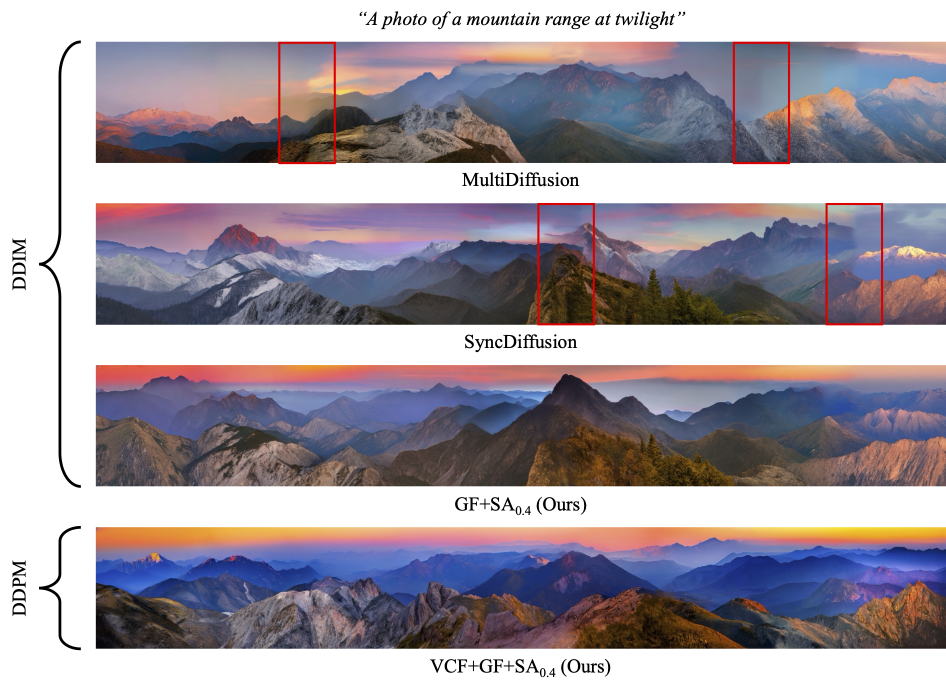
#> input picture assets/mountain_range.png, 1891 x 1380 px (shown at 1/2 size); its folder holds only this picture in this run
$ python crop_panorama.py ../assets
#> lines starting #> are read from the running program, lines starting #| are printed output that depends on the picture
'''
Crops panorama images to 512 x 512 images for evaluation.
'''
import os
import sys
import cv2
from tqdm import tqdm


def main(data_dir):
#> called with data_dir = '../assets'
    save_dir = data_dir + '_patches'
    os.makedirs(save_dir, exist_ok=True)

    # Get all images in the data directory
    images = [
        f for f in os.listdir(data_dir)
        if (not f.startswith('.') and '.png' in f or '.jpg' in f)
    ]

    # Crop panorama images to 512 x 512
    for image_name in tqdm(images):
        image = cv2.imread(os.path.join(data_dir, image_name))
#> image is the input picture: shape (1380, 1891, 3); mean B, G, R 163.3, 153.6, 161.4
        H, W, _ = image.shape
#> H = 1380; W = 1891

        h_crops = H // 512
#> h_crops = 2
        w_crops = W // 512
#> w_crops = 3

        for i in range(h_crops):
            for j in range(w_crops):
                crop = image[i*512:(i+1)*512, j*512:(j+1)*512]
                cv2.imwrite(
                    os.path.join(
                        save_dir,
                        f"{image_name[:-4]}_{i:04}_{j:04}.png"
                    ),
                    crop
                )
#> this loop made 2 passes
#> pass 1, in main, `cv2.imwrite( os.path.join( save_dir, f"{image_name[:-4]}_{i:04}_{j:04}..`:
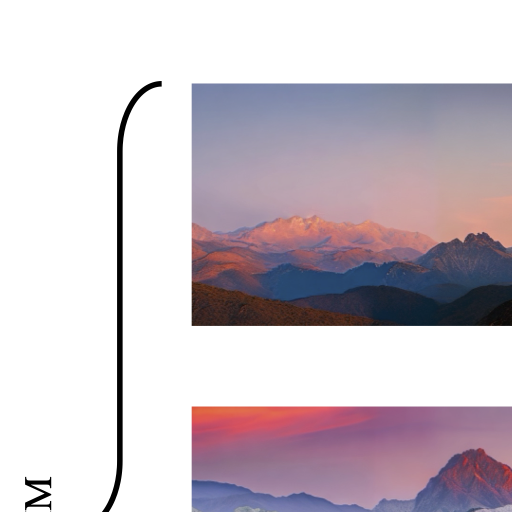
#> saved as mountain_range_0000_0000.png: shape (512, 512, 3); mean B, G, R 201.2, 193.5, 203.3
#> pass 1, in main, `cv2.imwrite( os.path.join( save_dir, f"{image_name[:-4]}_{i:04}_{j:04}..`:
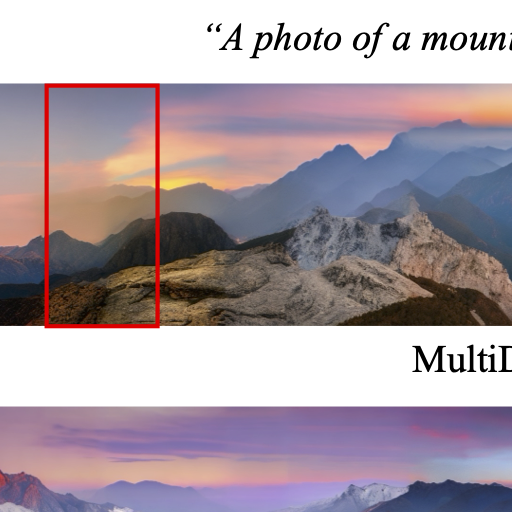
#> saved as mountain_range_0000_0001.png: shape (512, 512, 3); mean B, G, R 165.7, 157.8, 171.3
#> pass 1, in main, `cv2.imwrite( os.path.join( save_dir, f"{image_name[:-4]}_{i:04}_{j:04}..`:
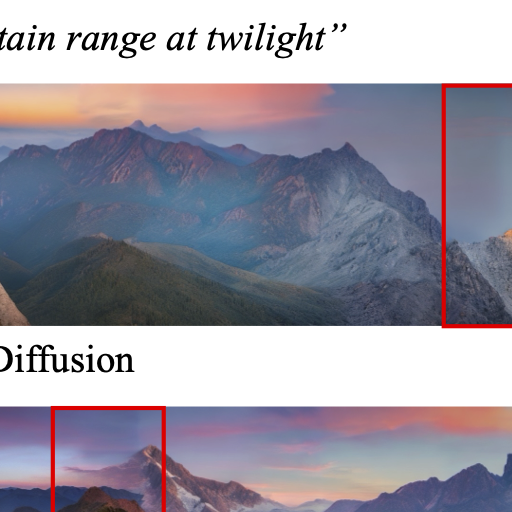
#> saved as mountain_range_0000_0002.png: shape (512, 512, 3); mean B, G, R 164.7, 152.6, 155.7
#> pass 2, in main, `cv2.imwrite( os.path.join( save_dir, f"{image_name[:-4]}_{i:04}_{j:04}..`:
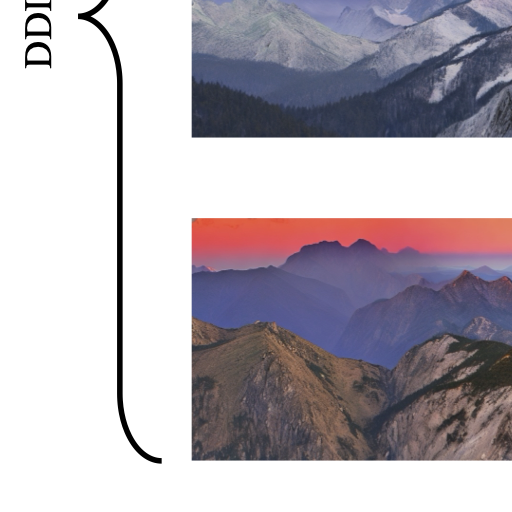
#> saved as mountain_range_0001_0000.png: shape (512, 512, 3); mean B, G, R 184, 176.4, 182.7

    print(f"[INFO] Cropped images saved to {save_dir}.")
#| [INFO] Cropped images saved to ../assets_patches.


if __name__=='__main__':
    main(sys.argv[1])
